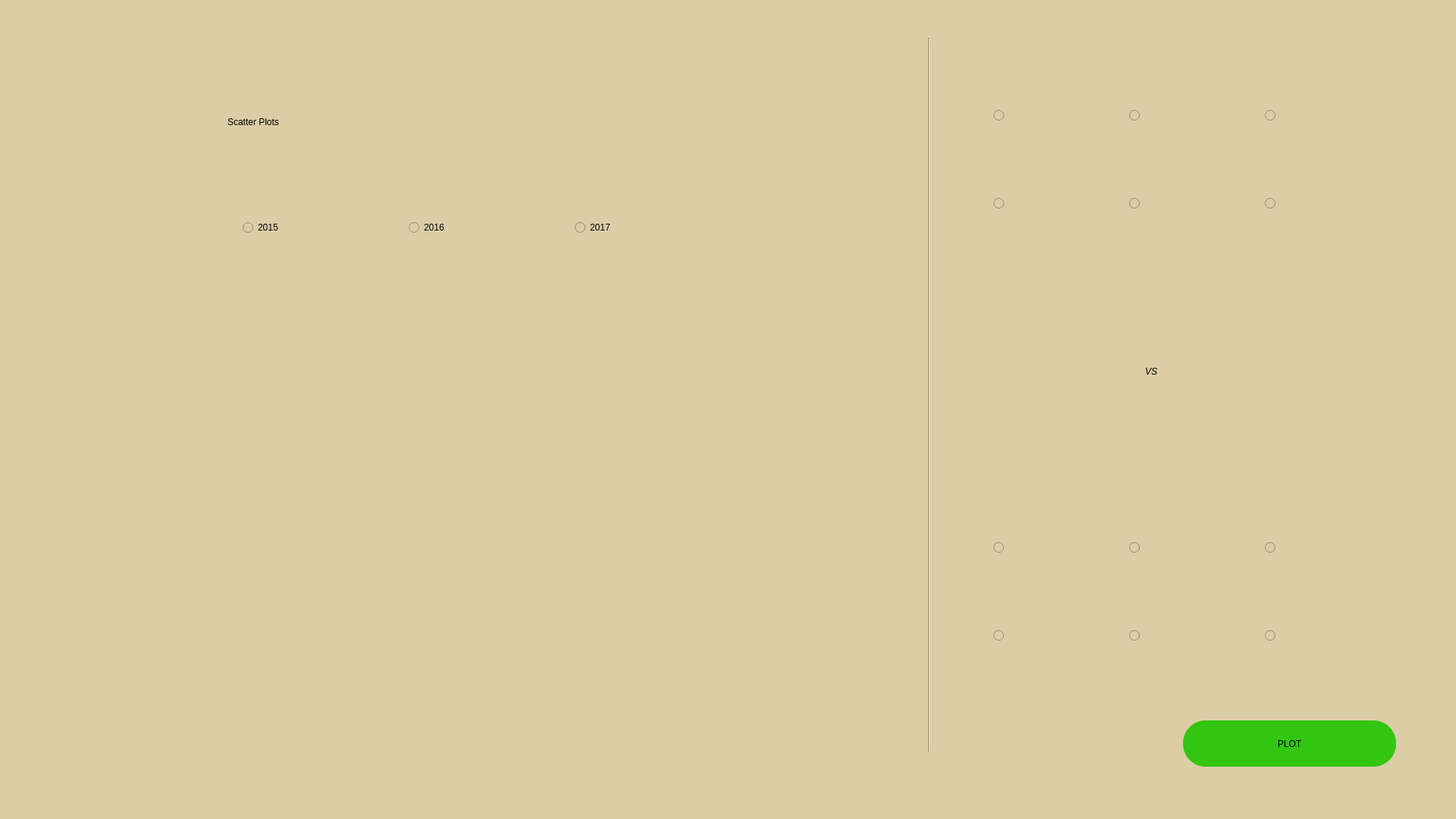
<?xml version="1.0" encoding="UTF-8"?>
<ui version="4.0">
 <class>Relation</class>
 <widget class="QMainWindow" name="Relation">
  <property name="geometry">
   <rect>
    <x>0</x>
    <y>0</y>
    <width>1920</width>
    <height>1080</height>
   </rect>
  </property>
  <property name="minimumSize">
   <size>
    <width>1920</width>
    <height>1080</height>
   </size>
  </property>
  <property name="maximumSize">
   <size>
    <width>1920</width>
    <height>1080</height>
   </size>
  </property>
  <property name="windowTitle">
   <string>Relational Mapping</string>
  </property>
  <property name="styleSheet">
   <string notr="true">
background-color: rgb(219, 205, 166);</string>
  </property>
  <widget class="QWidget" name="centralwidget">
   <widget class="QLabel" name="label">
    <property name="geometry">
     <rect>
      <x>0</x>
      <y>380</y>
      <width>1201</width>
      <height>671</height>
     </rect>
    </property>
    <property name="minimumSize">
     <size>
      <width>0</width>
      <height>0</height>
     </size>
    </property>
    <property name="maximumSize">
     <size>
      <width>1920</width>
      <height>1080</height>
     </size>
    </property>
    <property name="text">
     <string/>
    </property>
    <property name="pixmap">
     <pixmap>../Images/regression.jpg</pixmap>
    </property>
   </widget>
   <widget class="QLabel" name="label_2">
    <property name="geometry">
     <rect>
      <x>300</x>
      <y>110</y>
      <width>631</width>
      <height>101</height>
     </rect>
    </property>
    <property name="styleSheet">
     <string notr="true">font: 90pt &quot;Kokila&quot;;</string>
    </property>
    <property name="text">
     <string>Scatter Plots</string>
    </property>
   </widget>
   <widget class="Line" name="line">
    <property name="geometry">
     <rect>
      <x>1200</x>
      <y>50</y>
      <width>51</width>
      <height>941</height>
     </rect>
    </property>
    <property name="orientation">
     <enum>Qt::Vertical</enum>
    </property>
   </widget>
   <widget class="QLabel" name="label_3">
    <property name="geometry">
     <rect>
      <x>1510</x>
      <y>440</y>
      <width>111</width>
      <height>101</height>
     </rect>
    </property>
    <property name="styleSheet">
     <string notr="true">font: 72pt &quot;Kokila&quot;;</string>
    </property>
    <property name="text">
     <string>&lt;html&gt;&lt;head/&gt;&lt;body&gt;&lt;p&gt;&lt;span style=&quot; font-style:italic;&quot;&gt;VS&lt;/span&gt;&lt;/p&gt;&lt;/body&gt;&lt;/html&gt;</string>
    </property>
   </widget>
   <widget class="QWidget" name="layoutWidget">
    <property name="geometry">
     <rect>
      <x>1310</x>
      <y>620</y>
      <width>531</width>
      <height>321</height>
     </rect>
    </property>
    <layout class="QGridLayout" name="gridLayout_2">
     <item row="0" column="0">
      <layout class="QHBoxLayout" name="horizontalLayout_4">
       <item>
        <widget class="QRadioButton" name="EC2">
         <property name="toolTip">
          <string>Economy</string>
         </property>
         <property name="text">
          <string/>
         </property>
         <property name="icon">
          <iconset>
           <normaloff>../Images/Economy.JPG</normaloff>../Images/Economy.JPG</iconset>
         </property>
         <property name="iconSize">
          <size>
           <width>120</width>
           <height>120</height>
          </size>
         </property>
        </widget>
       </item>
       <item>
        <widget class="QRadioButton" name="FA2">
         <property name="toolTip">
          <string>Family</string>
         </property>
         <property name="text">
          <string/>
         </property>
         <property name="icon">
          <iconset>
           <normaloff>../Images/Family.JPG</normaloff>../Images/Family.JPG</iconset>
         </property>
         <property name="iconSize">
          <size>
           <width>120</width>
           <height>120</height>
          </size>
         </property>
        </widget>
       </item>
       <item>
        <widget class="QRadioButton" name="HE2">
         <property name="toolTip">
          <string>Health</string>
         </property>
         <property name="text">
          <string/>
         </property>
         <property name="icon">
          <iconset>
           <normaloff>../Images/Health.JPG</normaloff>../Images/Health.JPG</iconset>
         </property>
         <property name="iconSize">
          <size>
           <width>120</width>
           <height>120</height>
          </size>
         </property>
        </widget>
       </item>
      </layout>
     </item>
     <item row="1" column="0">
      <layout class="QHBoxLayout" name="horizontalLayout_5">
       <item>
        <widget class="QRadioButton" name="FR2">
         <property name="toolTip">
          <string>Freedom</string>
         </property>
         <property name="text">
          <string/>
         </property>
         <property name="icon">
          <iconset>
           <normaloff>../Images/Freedom.JPG</normaloff>../Images/Freedom.JPG</iconset>
         </property>
         <property name="iconSize">
          <size>
           <width>120</width>
           <height>120</height>
          </size>
         </property>
        </widget>
       </item>
       <item>
        <widget class="QRadioButton" name="TR2">
         <property name="toolTip">
          <string>Trust</string>
         </property>
         <property name="text">
          <string/>
         </property>
         <property name="icon">
          <iconset>
           <normaloff>../Images/Trust.JPG</normaloff>../Images/Trust.JPG</iconset>
         </property>
         <property name="iconSize">
          <size>
           <width>120</width>
           <height>120</height>
          </size>
         </property>
        </widget>
       </item>
       <item>
        <widget class="QRadioButton" name="GN2">
         <property name="toolTip">
          <string>Generosity</string>
         </property>
         <property name="text">
          <string/>
         </property>
         <property name="icon">
          <iconset>
           <normaloff>../Images/Generosity.JPG</normaloff>../Images/Generosity.JPG</iconset>
         </property>
         <property name="iconSize">
          <size>
           <width>120</width>
           <height>120</height>
          </size>
         </property>
        </widget>
       </item>
      </layout>
     </item>
    </layout>
   </widget>
   <widget class="QPushButton" name="Plot">
    <property name="geometry">
     <rect>
      <x>1560</x>
      <y>950</y>
      <width>281</width>
      <height>61</height>
     </rect>
    </property>
    <property name="styleSheet">
     <string notr="true">background-color: rgb(50, 197, 17);
font: 36pt &quot;Kokila&quot;;
border-radius: 30px</string>
    </property>
    <property name="text">
     <string>PLOT</string>
    </property>
   </widget>
   <widget class="QWidget" name="horizontalLayoutWidget_3">
    <property name="geometry">
     <rect>
      <x>320</x>
      <y>260</y>
      <width>651</width>
      <height>81</height>
     </rect>
    </property>
    <layout class="QGridLayout" name="gridLayout_3">
     <item row="0" column="0">
      <widget class="QRadioButton" name="y2015">
       <property name="styleSheet">
        <string notr="true">font: 24pt &quot;Kokila&quot;;</string>
       </property>
       <property name="text">
        <string>2015</string>
       </property>
      </widget>
     </item>
     <item row="0" column="1">
      <widget class="QRadioButton" name="y2016">
       <property name="styleSheet">
        <string notr="true">font: 24pt &quot;Kokila&quot;;</string>
       </property>
       <property name="text">
        <string>2016</string>
       </property>
      </widget>
     </item>
     <item row="0" column="2">
      <widget class="QRadioButton" name="y2017">
       <property name="styleSheet">
        <string notr="true">font: 24pt &quot;Kokila&quot;;</string>
       </property>
       <property name="text">
        <string>2017</string>
       </property>
      </widget>
     </item>
    </layout>
   </widget>
   <widget class="QWidget" name="">
    <property name="geometry">
     <rect>
      <x>1310</x>
      <y>50</y>
      <width>531</width>
      <height>321</height>
     </rect>
    </property>
    <layout class="QGridLayout" name="gridLayout">
     <item row="0" column="0">
      <layout class="QHBoxLayout" name="horizontalLayout">
       <item>
        <widget class="QRadioButton" name="EC">
         <property name="toolTip">
          <string>Economy</string>
         </property>
         <property name="text">
          <string/>
         </property>
         <property name="icon">
          <iconset>
           <normaloff>../Images/Economy.JPG</normaloff>../Images/Economy.JPG</iconset>
         </property>
         <property name="iconSize">
          <size>
           <width>120</width>
           <height>120</height>
          </size>
         </property>
        </widget>
       </item>
       <item>
        <widget class="QRadioButton" name="FA">
         <property name="toolTip">
          <string>Family</string>
         </property>
         <property name="text">
          <string/>
         </property>
         <property name="icon">
          <iconset>
           <normaloff>../Images/Family.JPG</normaloff>../Images/Family.JPG</iconset>
         </property>
         <property name="iconSize">
          <size>
           <width>120</width>
           <height>120</height>
          </size>
         </property>
        </widget>
       </item>
       <item>
        <widget class="QRadioButton" name="HE">
         <property name="toolTip">
          <string>Health</string>
         </property>
         <property name="text">
          <string/>
         </property>
         <property name="icon">
          <iconset>
           <normaloff>../Images/Health.JPG</normaloff>../Images/Health.JPG</iconset>
         </property>
         <property name="iconSize">
          <size>
           <width>120</width>
           <height>120</height>
          </size>
         </property>
        </widget>
       </item>
      </layout>
     </item>
     <item row="1" column="0">
      <layout class="QHBoxLayout" name="horizontalLayout_2">
       <item>
        <widget class="QRadioButton" name="FR">
         <property name="toolTip">
          <string>Freedom</string>
         </property>
         <property name="text">
          <string/>
         </property>
         <property name="icon">
          <iconset>
           <normaloff>../Images/Freedom.JPG</normaloff>../Images/Freedom.JPG</iconset>
         </property>
         <property name="iconSize">
          <size>
           <width>120</width>
           <height>120</height>
          </size>
         </property>
        </widget>
       </item>
       <item>
        <widget class="QRadioButton" name="TR">
         <property name="toolTip">
          <string>Trust</string>
         </property>
         <property name="text">
          <string/>
         </property>
         <property name="icon">
          <iconset>
           <normaloff>../Images/Trust.JPG</normaloff>../Images/Trust.JPG</iconset>
         </property>
         <property name="iconSize">
          <size>
           <width>120</width>
           <height>120</height>
          </size>
         </property>
        </widget>
       </item>
       <item>
        <widget class="QRadioButton" name="GN">
         <property name="toolTip">
          <string>Generosity</string>
         </property>
         <property name="text">
          <string/>
         </property>
         <property name="icon">
          <iconset>
           <normaloff>../Images/Generosity.JPG</normaloff>../Images/Generosity.JPG</iconset>
         </property>
         <property name="iconSize">
          <size>
           <width>120</width>
           <height>120</height>
          </size>
         </property>
        </widget>
       </item>
      </layout>
     </item>
    </layout>
   </widget>
  </widget>
  <widget class="QMenuBar" name="menubar">
   <property name="geometry">
    <rect>
     <x>0</x>
     <y>0</y>
     <width>1920</width>
     <height>26</height>
    </rect>
   </property>
  </widget>
  <widget class="QStatusBar" name="statusbar"/>
 </widget>
 <resources/>
 <connections/>
</ui>
